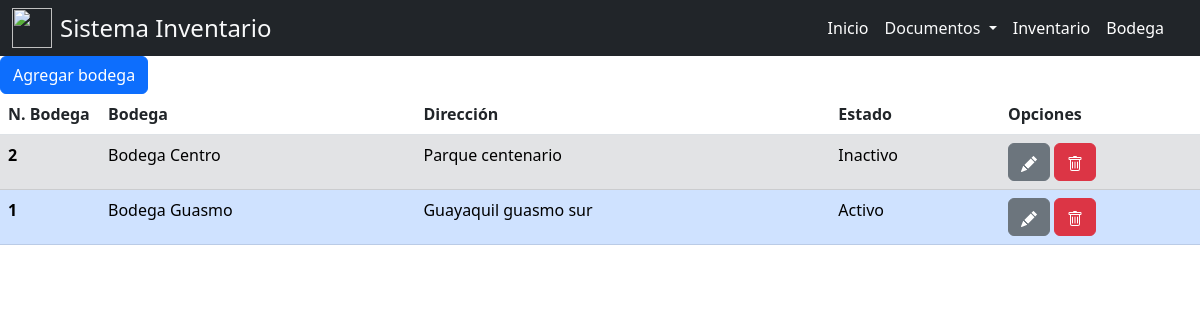
The page /view/Bodega/index.php on the database its author committed.
### tables this page shows
CREATE TABLE `bodega` (
  `id` int(11) NOT NULL,
  `nombre` varchar(255) NOT NULL,
  `direccion` varchar(255) NOT NULL,
  `estado` tinyint(1) NOT NULL
);

### config/config.php (called while the page is built)
<?php
    class config{
        private $host= "localhost";
        private $dbname="db_dsn08";
        private $user="root";
        private $password="";
        public function conexion(){
            try{
                $PDO = new PDO("mysql:host=".$this->host.";dbname=".$this->dbname,$this->user,$this->password);
                return $PDO;
            }catch(PDOException $e){
                return $e->getMessage();
            }
        }
    }
?>

### controller/controladorBodega.php (called while the page is built, shortened)
<?php
    class controladorBodega{
        private $model;
        public function __construct()
        {
            require_once("c://xampp/htdocs/sistemainventario/model/Bodega.php");
            $this->model = new Bodega();
        }
        public function index(){
            return ($this->model->index()) ? $this->model->index() : false;
        }
    }
?>

### model/Bodega.php (called while the page is built, shortened)
<?php
    class Bodega{
        private $PDO;
        public function __construct()
        {
            require_once("c://xampp/htdocs/sistemainventario/config/config.php");
            $con = new config();
            $this->PDO = $con->conexion();
        }
        public function index(){
            $stament = $this->PDO->prepare("SELECT * FROM bodega ORDER BY id DESC");
            return ($stament->execute()) ? $stament->fetchAll() : false;
        }
    }
?>

### view/Bodega/index.php (the view, shortened to what this page needs)
<?php
include("../../sidebar.php");
require_once("c://xampp/htdocs/sistemainventario/controller/controladorBodega.php");
$obj = new controladorBodega();
$rows = $obj->index();
?>
<div>
    <button type="button" class="btn btn-primary" data-bs-toggle="modal" data-bs-target="#agregarModal">Agregar bodega</button>
        <table class="table">
            <thead>
              <tr>
                <th scope="col">N. Bodega</th>
                <th scope="col">Bodega</th>
                <th scope="col">Dirección</th>
                <th scope="col">Estado</th>
                <th scope="col">Opciones</th>
              </tr>
            </thead>
            <tbody>
        <?php if($rows): ?>
            <?php foreach($rows as $row): ?>
                    <?php
                        if($row[3]==1){
                            ?>
                    <tr class="table-primary">
                        <?php
                        } else{
                            ?>
                    <tr class="table-secondary">
                            <?php
                        }
                    ?>
                    <th class="col-1" scope="row"><?php echo $row[0]?></th>
                    <td><?php echo $row[1]?></td>
                    <td><?php echo $row[2]?></td>
                    <td>
                        <?php
                        if($row[3]==1){
                            echo "Activo";
                            } else {
                                echo "Inactivo";
                            }
                        ?>
                    </td>
                    <td class="col-2">
                        <button type="button" class="btn btn-secondary"  data-bs-toggle="modal" data-bs-target="#editModal<?=$row[0]?>">
                        </button>
                        <button  type="button" class="btn btn-danger" data-bs-toggle="modal" data-bs-target="#id<?=$row[0]?>">
                        </button>
                    </td>
                </tr>
            <?php endforeach; ?>
            <?php else: ?>
                <tr>
                    <td colspan="3" class="text-center">No hay registros actualmente</td>
                </tr>
            <?php endif; ?>
            </tbody>
          </table>
      </div>
</section>
</body>
</html>

### rows shown on the page
bodega: id "2", nombre "Bodega Centro", direccion "Parque centenario", estado "Inactivo"
bodega: id "1", nombre "Bodega Guasmo", direccion "Guayaquil guasmo sur", estado "Activo"
